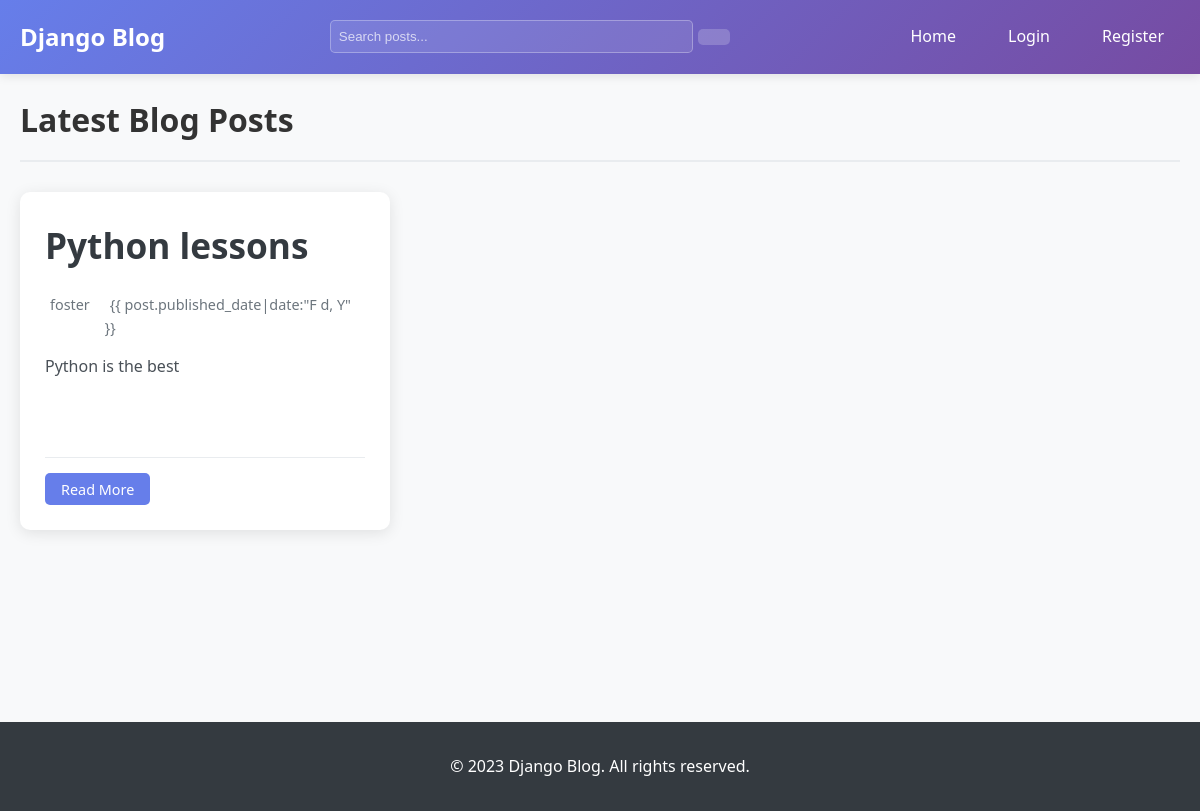
The page / on the database its author committed.
### blog/models.py (models this page shows, shortened)
class Post(models.Model):
    title = models.CharField(max_length=200)
    content = models.TextField()
    published_date = models.DateTimeField(default=timezone.now)
    author = models.ForeignKey(User, on_delete=models.CASCADE)
    updated_date = models.DateTimeField(auto_now=True)
    tags = models.ManyToManyField('Tag', related_name='posts', blank=True)
    taggit_tags = TaggableManager(blank=True, related_name='tagged_posts')  # django-taggit integration
    def excerpt(self):
        return self.content[:150] + "..." if len(self.content) > 150 else self.content
    class Meta:
        ordering = ['-published_date']

### blog/views.py (the view)
# urls.py: path('', views.PostListView.as_view(), name='post_list'),
class PostListView(ListView):
    model = Post
    template_name = 'blog/post_list.html'
    context_object_name = 'posts'
    paginate_by = 5
    def get_queryset(self):
        return Post.objects.filter(published_date__lte=timezone.now()).order_by('-published_date')

### blog/templates/blog/post_list.html (shortened to what this page needs)
{% extends 'blog/base.html' %}
{% block content %}
<div class="post-list-container">
  <div class="post-list-header">
    <h1>Latest Blog Posts</h1>
  </div>
  {% if posts %}
  <div class="post-grid">
    {% for post in posts %}
    <div class="post-card">
      <div class="post-card-header">
        <h2 class="post-title">
          <a href="{% url 'post_detail' pk=post.pk %}">{{ post.title }}</a>
        </h2>
        <div class="post-meta">
          <span class="post-author">
             {{ post.author.username }}
          </span>
          <span class="post-date">
             {{ post.published_date|date:"F d, Y"
            }}
          </span>
        </div>
      </div>
      <div class="post-excerpt">
        <p>{{ post.excerpt }}</p>
      </div>
      <div class="post-tags-inline">
      </div>
      <div class="post-card-footer">
        <a href="{% url 'post_detail' pk=post.pk %}" class="btn btn-sm">
           Read More
        </a>
      </div>
    </div>
    {% endfor %}
  </div>
  {% endif %}
</div>
{% endblock %}

### blog/static/blog/css/style.css (style rules this page uses)
* { margin: 0; padding: 0; box-sizing: border-box; }
body { font-family: 'Segoe UI', Tahoma, Geneva, Verdana, sans-serif; line-height: 1.6; color: #333; background-color: #f8f9fa; }
.btn { display: inline-block; padding: 0.5rem 1.5rem; background: #667eea; color: white; text-decoration: none; border-radius: 5px; border: none; cursor: pointer; transition: background-color 0.3s; }
.btn-sm { padding: 0.3rem 1rem; font-size: 0.9rem; }
.post-list-container { padding: 20px 0; }
.post-list-header { display: flex; justify-content: space-between; align-items: center; margin-bottom: 30px; padding-bottom: 15px; border-bottom: 2px solid #e9ecef; }
.post-grid { display: grid; gap: 25px; grid-template-columns: repeat(auto-fill, minmax(350px, 1fr)); }
.post-card { background: white; border-radius: 10px; box-shadow: 0 3px 15px rgba(0, 0, 0, 0.1); padding: 25px; transition: transform 0.3s, box-shadow 0.3s; display: flex; flex-direction: column; height: 100%; }
.post-card-header { margin-bottom: 15px; }
.post-title { margin: 0 0 10px 0; font-size: 1.4rem; }
.post-title a { color: #343a40; text-decoration: none; transition: color 0.3s; }
.post-meta { display: flex; gap: 15px; font-size: 0.9rem; color: #6c757d; }
.post-excerpt { flex-grow: 1; margin-bottom: 20px; color: #495057; line-height: 1.6; }
.post-card-footer { display: flex; justify-content: space-between; align-items: center; padding-top: 15px; border-top: 1px solid #e9ecef; }
.post-title { font-size: 2.2rem; margin-bottom: 20px; color: #343a40; }
.post-date, .updated-date { font-size: 0.9rem; color: #6c757d; }
.post-tags-inline { margin: 1rem 0; min-height: 25px; }

### rows shown on the page
Post: title "Python lessons", author.username "foster", excerpt "Python is the best"
